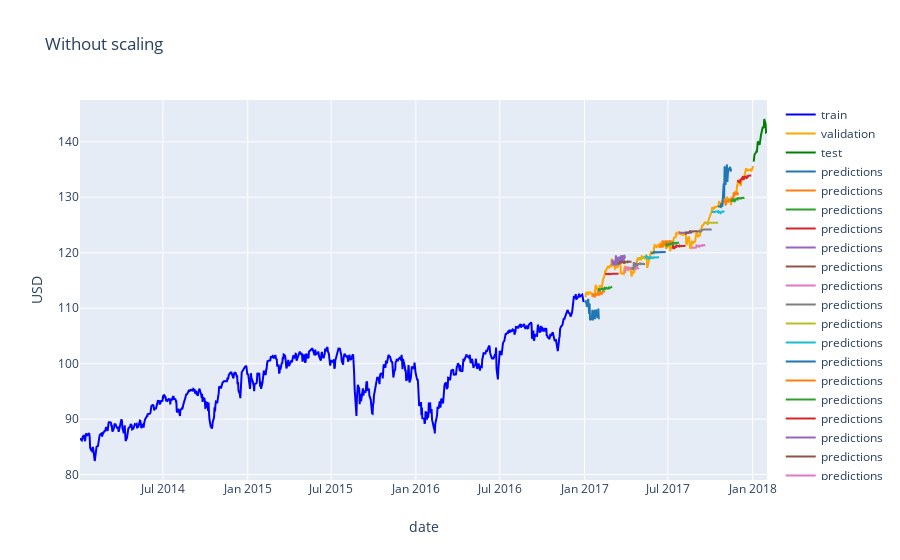

This figure's notebook cell:
### Code cell
# Plot validation predictions
fig = go.Figure()

# Add traces
fig.add_trace(go.Scatter(x=train['date'], 
                         y=train['adj_close'],
                         mode='lines',
                         name='train',
                         line=dict(color='blue')))
fig.add_trace(go.Scatter(x=val['date'], 
                         y=val['adj_close'],
                         mode='lines',
                         name='validation',
                         line=dict(color='orange')))
fig.add_trace(go.Scatter(x=test['date'], 
                         y=test['adj_close'],
                         mode='lines',
                         name='test',
                         line=dict(color='green')))

# Plot the predictions
n = 0
for key in preds_dict:
    fig.add_trace(go.Scatter(x=train_val[key:key+H]['date'], 
                             y=preds_dict[key],
                             mode='lines',
                             name='predictions',
                             line=dict(color=colors[n%len(colors)])))
    n = n + 1

fig.update_layout(title='Without scaling',
                  yaxis=dict(title='USD'),
                  xaxis=dict(title='date'))
